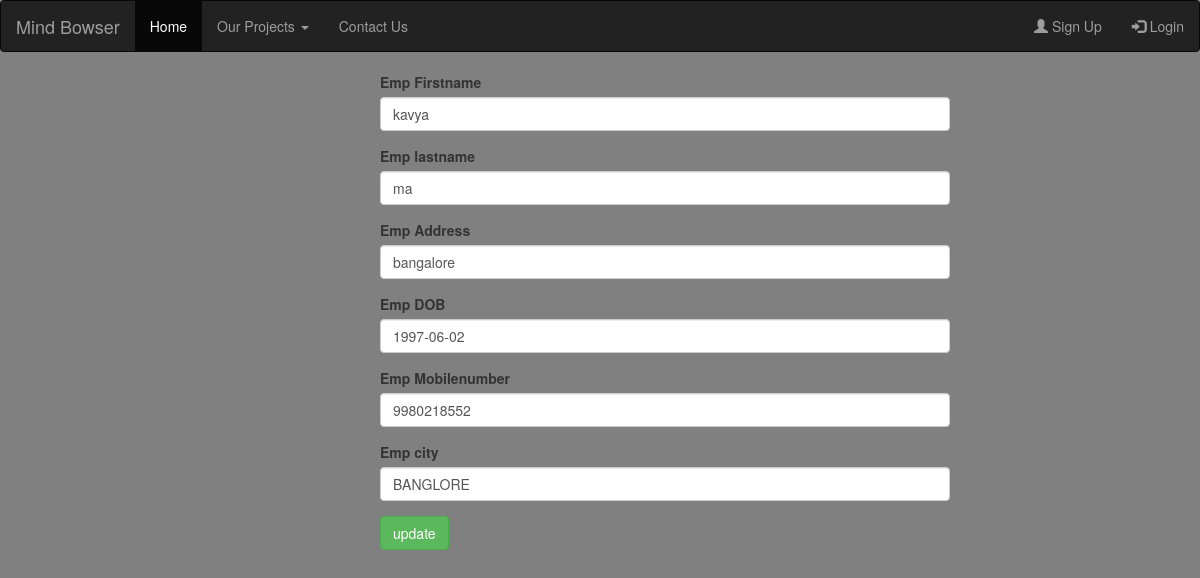
/update?id=16, run on the app's committed database.
### employee/models.py (models this page shows)
class EmployeeModel(models.Model):                                                            # employee table
    emp_Firstname=models.CharField(max_length=100, blank=True, null=False, default=None)
    emp_lastname=models.CharField(max_length=100, blank=True, null=True, default=None)
    emp_Address = models.CharField(max_length=100, blank=True, null=True, default=None)
    emp_DOB=models.DateField(max_length=30,blank=True, null=True, default=None)
    phone_regex = RegexValidator(regex=r'^\+?1?\d{9,15}$',
                                 message="Phone number must be entered in the format: '+999999999'. Up to 15 digits allowed.")
    emp_Mobilenumber = models.CharField(validators=[phone_regex], max_length=17, blank=True)
    emp_city=models.CharField(max_length=100,blank=True, null=True, default=None)
    class Meta:
        db_table = 'employee information'

### employee/views.py (the view, shortened to what this page needs)
# urls.py: path('update', views.update),
def update(request):                                                             # for update data post method
    id = request.GET['id']                                                        #update data of selected id
    result = EmployeeModel.objects.get(id=id)
    empForm = EmployeeForm(instance=result)
    return render(request, 'CRUD/update.html', {'empForm': empForm})

### employee/forms.py
class EmployeeForm(forms.ModelForm):                                 #Employee Form
    pass
    class Meta:
        model = EmployeeModel
        fields = '__all__'                                          #what field i required in model

### employee/templates/CRUD/update.html (shortened to what this page needs)
{% extends 'layout.html' %}
{% block content %}
{% load crispy_forms_tags %}
<form action="" method="post" novalidate> {% csrf_token %}
    {{ empForm | crispy }}
   <a href="/index"></a> <input type="submit" value="update" class="btn btn-success"/>
</form>
{% endblock %}

### employee/static/signup.css (style rules this page uses)
form { width:50%; margin-left: 350px; }
body { background-color: gray; }

### data on the page
EmployeeModel: emp_Firstname "kavya", emp_lastname "ma", emp_Address "bangalore", emp_DOB "1997-06-02", emp_Mobilenumber "9980218552", emp_city "BANGLORE"
